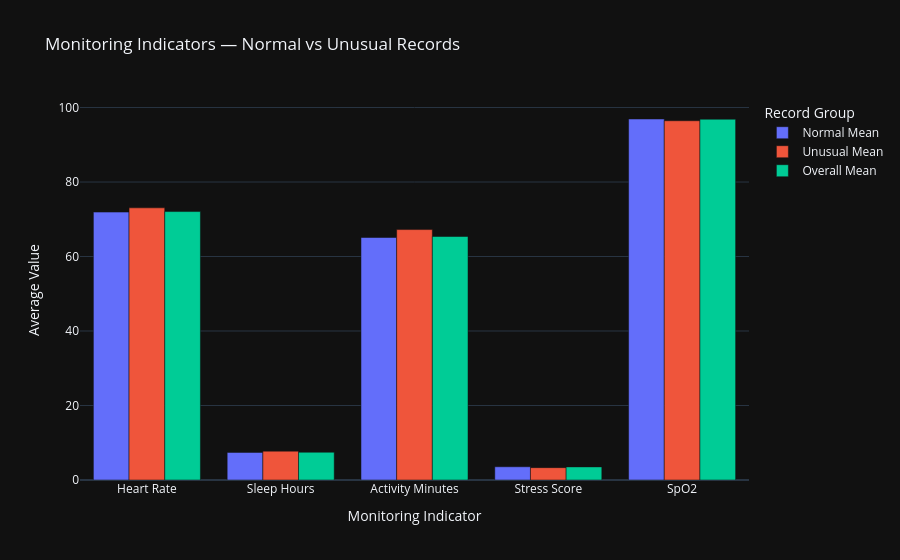

Notebook code cell kept with this figure:
### Code cell
# ============================================================
# 12. MONITORING INDICATOR ANALYSIS
# ============================================================

print("ASTRA VITALIS — FEATURE ANALYSIS")
print("=" * 50)

normal_records = monitoring[
    monitoring["Anomaly Status"] == "Normal"
]

unusual_records = monitoring[
    monitoring["Anomaly Status"] == "Unusual"
]

feature_comparison = pd.DataFrame({
    "Normal Mean": normal_records[features].mean(),
    "Unusual Mean": unusual_records[features].mean(),
    "Overall Mean": monitoring[features].mean()
})

display(feature_comparison.round(2))

fig = px.bar(
    feature_comparison.reset_index().melt(
        id_vars="index",
        var_name="Record Group",
        value_name="Average Value"
    ),
    x="index",
    y="Average Value",
    color="Record Group",
    barmode="group",
    title="Monitoring Indicators — Normal vs Unusual Records",
    labels={"index": "Monitoring Indicator"}
)

fig.update_layout(template="plotly_dark")
fig.show()

### Figure 1 — Plotly figure (JSON) as saved in the notebook; plotly's stock layout.template omitted (floating-point values rounded to 4 significant figures)
{"data": [{"alignmentgroup": "True", "hovertemplate": "Record Group=Normal Mean<br>Monitoring Indicator=%{x}<br>Average Value=%{y}<extra></extra>", "legendgroup": "Normal Mean", "marker": {"color": "#636efa", "pattern": {"shape": ""}}, "name": "Normal Mean", "offsetgroup": "Normal Mean", "orientation": "v", "showlegend": true, "textposition": "auto", "type": "bar", "x": ["Heart Rate", "Sleep Hours", "Activity Minutes", "Stress Score", "SpO2"], "xaxis": "x", "y": [71.92, 7.412, 65.11, 3.549, 96.92], "yaxis": "y"}, {"alignmentgroup": "True", "hovertemplate": "Record Group=Unusual Mean<br>Monitoring Indicator=%{x}<br>Average Value=%{y}<extra></extra>", "legendgroup": "Unusual Mean", "marker": {"color": "#EF553B", "pattern": {"shape": ""}}, "name": "Unusual Mean", "offsetgroup": "Unusual Mean", "orientation": "v", "showlegend": true, "textposition": "auto", "type": "bar", "x": ["Heart Rate", "Sleep Hours", "Activity Minutes", "Stress Score", "SpO2"], "xaxis": "x", "y": [73.07, 7.748, 67.23, 3.316, 96.45], "yaxis": "y"}, {"alignmentgroup": "True", "hovertemplate": "Record Group=Overall Mean<br>Monitoring Indicator=%{x}<br>Average Value=%{y}<extra></extra>", "legendgroup": "Overall Mean", "marker": {"color": "#00cc96", "pattern": {"shape": ""}}, "name": "Overall Mean", "offsetgroup": "Overall Mean", "orientation": "v", "showlegend": true, "textposition": "auto", "type": "bar", "x": ["Heart Rate", "Sleep Hours", "Activity Minutes", "Stress Score", "SpO2"], "xaxis": "x", "y": [72.07, 7.454, 65.37, 3.519, 96.86], "yaxis": "y"}], "layout": {"barmode": "group", "legend": {"title": {"text": "Record Group"}, "tracegroupgap": 0}, "title": {"text": "Monitoring Indicators — Normal vs Unusual Records"}, "xaxis": {"anchor": "y", "domain": [0, 1], "title": {"text": "Monitoring Indicator"}}, "yaxis": {"anchor": "x", "domain": [0, 1], "title": {"text": "Average Value"}}}}
